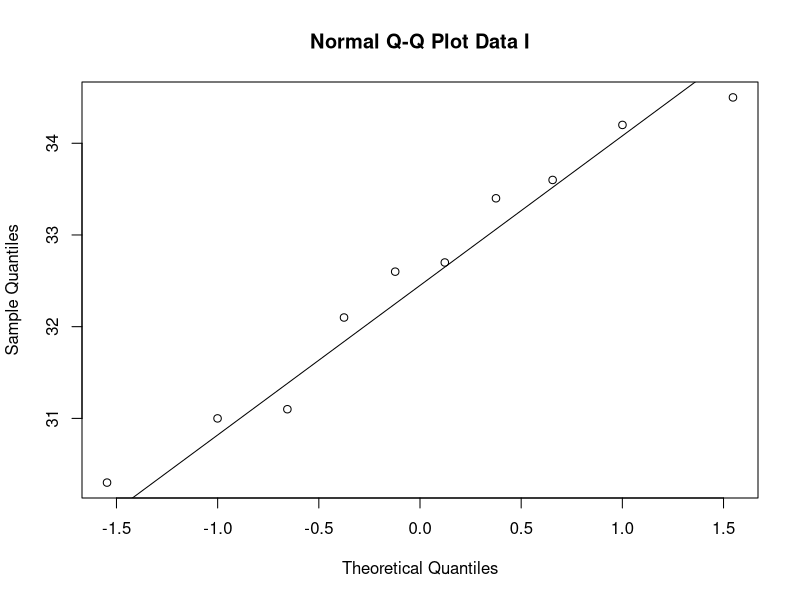
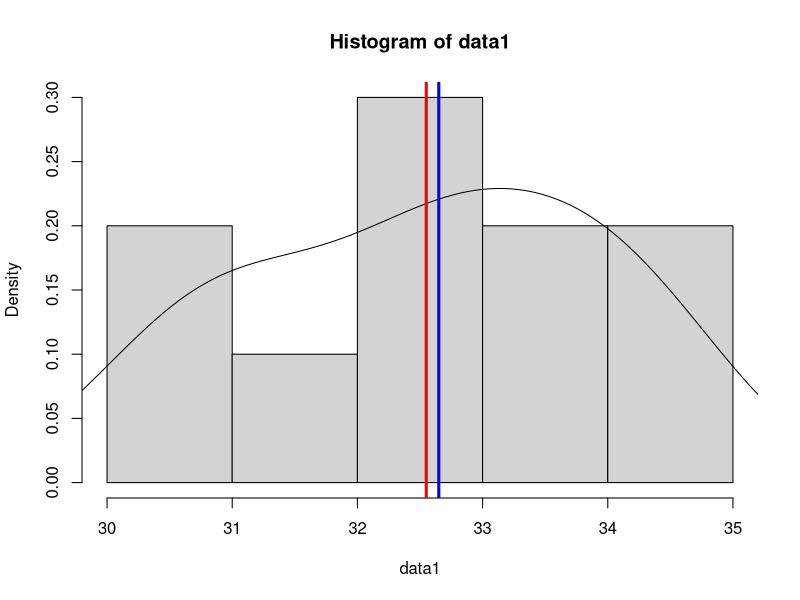

R code for these plots, in order:
data1 <- c(30.3, 31.0, 31.1, 32.1, 32.6, 32.7, 33.4, 33.6, 34.2, 34.5)
qqnorm(data1, main = "Normal Q-Q Plot Data I", xlab = "Theoretical Quantiles", ylab = "Sample Quantiles")
qqline(data1)
mu1 <- mean(data1)
med1 <- median(data1)
sd1 <- sd(data1)
mu1-sd1; mu1+sd1
mu1-2*sd1; mu1+2*sd1
mu1-3*sd1; mu1+3*sd1
hist(data1, prob=TRUE)
lines(density(data1))
abline(v = mu1,                      
       col = "red",
       lwd = 3)
abline(v = med1,                     
       col = "blue",
       lwd = 3)


# data2 <- c(0.0, 0.0, 0.2, 0.8, 1.2, 1.4, 3.2, 4.2, 6.4, 9.0)
# qqnorm(data2, main = "Normal Q-Q Plot Data II", xlab = "Theoretical Quantiles", ylab = "Sample Quantiles")
# qqline(data2)
# mu2 <- mean(data2)
# med2 <- median(data2)
# sd2 <- sd(data2)
# mu2-sd2; mu2+sd2
# mu2-2*sd2; mu2+2*sd2
# mu2-3*sd2; mu2+3*sd2
# hist(data2, prob=TRUE)
# lines(density(data2))
# abline(v = mu2,                      
#        col = "red",
#        lwd = 3)
# abline(v = med2,                     
#        col = "blue",
# lwd = 3)

# data3 <- c(0, 1, 6, 8, 10, 13, 15, 16, 17, 17, 18, 18, 20, 20, 21, 25, 26, 30, 35, 39, 40, 41, 43, 44, 46, 48, 52, 54, 58, 59, 59, 60, 66, 81, 86, 87, 88, 89, 94, 96)
# qqnorm(data3, main = "Normal Q-Q Plot Data III", xlab = "Theoretical Quantiles", ylab = "Sample Quantiles")
# qqline(data3)
# mu3 <- mean(data3)
# med3 <- median(data3)
# sd3 <- sd(data3)
# mu3-sd3; mu3+sd3
# mu3-2*sd3; mu3+2*sd3
# mu3-3*sd3; mu3+3*sd3
# hist(data3, prob=TRUE)
# lines(density(data3))
# abline(v = mu3,                      
#        col = "red",
#        lwd = 3)
# abline(v = med3,                     
#        col = "blue",
#        lwd = 3)

# data4 <- c(17.5, 18, 20, 20, 21, 25, 26, 30, 35, 39, 40, 41, 43, 44, 46, 48, 52, 54, 58, 59)
# qqnorm(data4, main = "Normal Q-Q Plot Data III - 25-75%", xlab = "Theoretical Quantiles", ylab = "Sample Quantiles")
# qqline(data4)
# mu4 <- mean(data4)
# med4 <- median(data4)
# hist(data4, prob=TRUE)
# lines(density(data4))
# abline(v = mu4,                      
#        col = "red",
#        lwd = 3)
# abline(v = med4,                     
#        col = "blue",
#        lwd = 3)